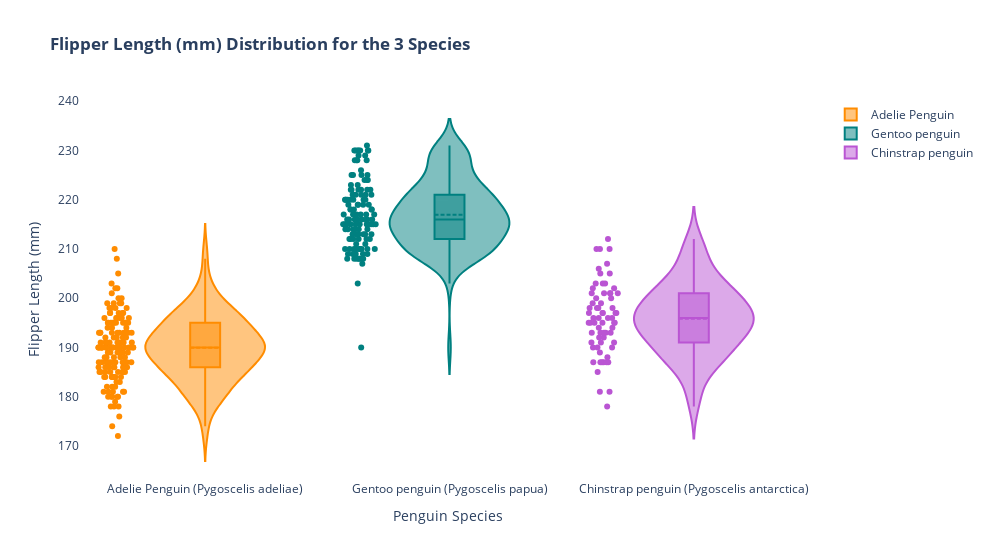

The notebook cell saved with this chart:
### Code cell
# Flipper Length Distributions

trace1 = go.Violin(
    x=adelie_df["Species"],
    y=adelie_df["Flipper Length (mm)"],
    box_visible=True,
    meanline_visible=True,
    points="all",
    line_color="darkorange",
    name="Adelie Penguin",
)

trace2 = go.Violin(
    x=gentoo_df["Species"],
    y=gentoo_df["Flipper Length (mm)"],
    box_visible=True,
    meanline_visible=True,
    line_color="teal",
    points="all",
    name="Gentoo penguin",
)

trace3 = go.Violin(
    x=chinstrap_df["Species"],
    y=chinstrap_df["Flipper Length (mm)"],
    points="all",
    box_visible=True,
    meanline_visible=True,
    line_color="mediumorchid",
    name="Chinstrap penguin",
)

data = [trace1, trace2, trace3]


layout = dict(
    title="<b>Flipper Length (mm) Distribution for the 3 Species</b>",
    showlegend=True,
    width=990,
    xaxis=dict(title="Penguin Species"),
    yaxis=dict(title="Flipper Length (mm)"),
    plot_bgcolor="rgba(0,0,0,0)",
    paper_bgcolor="rgba(0,0,0,0)",
)

fig = dict(data=data, layout=layout)

iplot(fig)

### Figure 1 — Plotly figure (JSON) as saved in the notebook; plotly's stock layout.template omitted (floating-point values rounded to 4 significant figures; data arrays with more than 128 entries replaced by an {"elided": "..."} marker saying what was removed)
{"data": [{"box": {"visible": true}, "line": {"color": "darkorange"}, "meanline": {"visible": true}, "name": "Adelie Penguin", "points": "all", "type": "violin", "x": {"elided": "152 str values"}, "y": {"elided": "152 int values"}}, {"box": {"visible": true}, "line": {"color": "teal"}, "meanline": {"visible": true}, "name": "Gentoo penguin", "points": "all", "type": "violin", "x": ["Gentoo penguin (Pygoscelis papua)", "Gentoo penguin (Pygoscelis papua)", "Gentoo penguin (Pygoscelis papua)", "Gentoo penguin (Pygoscelis papua)", "Gentoo penguin (Pygoscelis papua)", "Gentoo penguin (Pygoscelis papua)", "Gentoo penguin (Pygoscelis papua)", "Gentoo penguin (Pygoscelis papua)", "Gentoo penguin (Pygoscelis papua)", "Gentoo penguin (Pygoscelis papua)", "Gentoo penguin (Pygoscelis papua)", "Gentoo penguin (Pygoscelis papua)", "Gentoo penguin (Pygoscelis papua)", "Gentoo penguin (Pygoscelis papua)", "Gentoo penguin (Pygoscelis papua)", "Gentoo penguin (Pygoscelis papua)", "Gentoo penguin (Pygoscelis papua)", "Gentoo penguin (Pygoscelis papua)", "Gentoo penguin (Pygoscelis papua)", "Gentoo penguin (Pygoscelis papua)", "Gentoo penguin (Pygoscelis papua)", "Gentoo penguin (Pygoscelis papua)", "Gentoo penguin (Pygoscelis papua)", "Gentoo penguin (Pygoscelis papua)", "Gentoo penguin (Pygoscelis papua)", "Gentoo penguin (Pygoscelis papua)", "Gentoo penguin (Pygoscelis papua)", "Gentoo penguin (Pygoscelis papua)", "Gentoo penguin (Pygoscelis papua)", "Gentoo penguin (Pygoscelis papua)", "Gentoo penguin (Pygoscelis papua)", "Gentoo penguin (Pygoscelis papua)", "Gentoo penguin (Pygoscelis papua)", "Gentoo penguin (Pygoscelis papua)", "Gentoo penguin (Pygoscelis papua)", "Gentoo penguin (Pygoscelis papua)", "Gentoo penguin (Pygoscelis papua)", "Gentoo penguin (Pygoscelis papua)", "Gentoo penguin (Pygoscelis papua)", "Gentoo penguin (Pygoscelis papua)", "Gentoo penguin (Pygoscelis papua)", "Gentoo penguin (Pygoscelis papua)", "Gentoo penguin (Pygoscelis papua)", "Gentoo penguin (Pygoscelis papua)", "Gentoo penguin (Pygoscelis papua)", "Gentoo penguin (Pygoscelis papua)", "Gentoo penguin (Pygoscelis papua)", "Gentoo penguin (Pygoscelis papua)", "Gentoo penguin (Pygoscelis papua)", "Gentoo penguin (Pygoscelis papua)", "Gentoo penguin (Pygoscelis papua)", "Gentoo penguin (Pygoscelis papua)", "Gentoo penguin (Pygoscelis papua)", "Gentoo penguin (Pygoscelis papua)", "Gentoo penguin (Pygoscelis papua)", "Gentoo penguin (Pygoscelis papua)", "Gentoo penguin (Pygoscelis papua)", "Gentoo penguin (Pygoscelis papua)", "Gentoo penguin (Pygoscelis papua)", "Gentoo penguin (Pygoscelis papua)", "Gentoo penguin (Pygoscelis papua)", "Gentoo penguin (Pygoscelis papua)", "Gentoo penguin (Pygoscelis papua)", "Gentoo penguin (Pygoscelis papua)", "Gentoo penguin (Pygoscelis papua)", "Gentoo penguin (Pygoscelis papua)", "Gentoo penguin (Pygoscelis papua)", "Gentoo penguin (Pygoscelis papua)", "Gentoo penguin (Pygoscelis papua)", "Gentoo penguin (Pygoscelis papua)", "Gentoo penguin (Pygoscelis papua)", "Gentoo penguin (Pygoscelis papua)", "Gentoo penguin (Pygoscelis papua)", "Gentoo penguin (Pygoscelis papua)", "Gentoo penguin (Pygoscelis papua)", "Gentoo penguin (Pygoscelis papua)", "Gentoo penguin (Pygoscelis papua)", "Gentoo penguin (Pygoscelis papua)", "Gentoo penguin (Pygoscelis papua)", "Gentoo penguin (Pygoscelis papua)", "Gentoo penguin (Pygoscelis papua)", "Gentoo penguin (Pygoscelis papua)", "Gentoo penguin (Pygoscelis papua)", "Gentoo penguin (Pygoscelis papua)", "Gentoo penguin (Pygoscelis papua)", "Gentoo penguin (Pygoscelis papua)", "Gentoo penguin (Pygoscelis papua)", "Gentoo penguin (Pygoscelis papua)", "Gentoo penguin (Pygoscelis papua)", "Gentoo penguin (Pygoscelis papua)", "Gentoo penguin (Pygoscelis papua)", "Gentoo penguin (Pygoscelis papua)", "Gentoo penguin (Pygoscelis papua)", "Gentoo penguin (Pygoscelis papua)", "Gentoo penguin (Pygoscelis papua)", "Gentoo penguin (Pygoscelis papua)", "Gentoo penguin (Pygoscelis papua)", "Gentoo penguin (Pygoscelis papua)", "Gentoo penguin (Pygoscelis papua)", "Gentoo penguin (Pygoscelis papua)", "Gentoo penguin (Pygoscelis papua)", "Gentoo penguin (Pygoscelis papua)", "Gentoo penguin (Pygoscelis papua)", "Gentoo penguin (Pygoscelis papua)", "Gentoo penguin (Pygoscelis papua)", "Gentoo penguin (Pygoscelis papua)", "Gentoo penguin (Pygoscelis papua)", "Gentoo penguin (Pygoscelis papua)", "Gentoo penguin (Pygoscelis papua)", "Gentoo penguin (Pygoscelis papua)", "Gentoo penguin (Pygoscelis papua)", "Gentoo penguin (Pygoscelis papua)", "Gentoo penguin (Pygoscelis papua)", "Gentoo penguin (Pygoscelis papua)", "Gentoo penguin (Pygoscelis papua)", "Gentoo penguin (Pygoscelis papua)", "Gentoo penguin (Pygoscelis papua)", "Gentoo penguin (Pygoscelis papua)", "Gentoo penguin (Pygoscelis papua)", "Gentoo penguin (Pygoscelis papua)", "Gentoo penguin (Pygoscelis papua)", "Gentoo penguin (Pygoscelis papua)", "Gentoo penguin (Pygoscelis papua)", "Gentoo penguin (Pygoscelis papua)"], "y": [211, 230, 210, 218, 215, 210, 211, 219, 209, 215, 214, 216, 214, 213, 210, 217, 210, 221, 209, 222, 218, 215, 213, 215, 215, 215, 216, 215, 210, 220, 222, 209, 207, 230, 220, 220, 213, 219, 208, 208, 208, 225, 210, 216, 222, 217, 210, 225, 213, 215, 210, 220, 210, 225, 217, 220, 208, 220, 208, 224, 208, 221, 214, 231, 219, 230, 214, 229, 220, 223, 216, 221, 221, 217, 216, 230, 209, 220, 215, 223, 212, 221, 212, 224, 212, 228, 218, 218, 212, 230, 218, 228, 212, 224, 214, 226, 216, 222, 203, 225, 219, 228, 215, 228, 216, 215, 210, 219, 208, 209, 216, 229, 213, 230, 217, 230, 217, 222, 214, 190, 215, 222, 212, 213]}, {"box": {"visible": true}, "line": {"color": "mediumorchid"}, "meanline": {"visible": true}, "name": "Chinstrap penguin", "points": "all", "type": "violin", "x": ["Chinstrap penguin (Pygoscelis antarctica)", "Chinstrap penguin (Pygoscelis antarctica)", "Chinstrap penguin (Pygoscelis antarctica)", "Chinstrap penguin (Pygoscelis antarctica)", "Chinstrap penguin (Pygoscelis antarctica)", "Chinstrap penguin (Pygoscelis antarctica)", "Chinstrap penguin (Pygoscelis antarctica)", "Chinstrap penguin (Pygoscelis antarctica)", "Chinstrap penguin (Pygoscelis antarctica)", "Chinstrap penguin (Pygoscelis antarctica)", "Chinstrap penguin (Pygoscelis antarctica)", "Chinstrap penguin (Pygoscelis antarctica)", "Chinstrap penguin (Pygoscelis antarctica)", "Chinstrap penguin (Pygoscelis antarctica)", "Chinstrap penguin (Pygoscelis antarctica)", "Chinstrap penguin (Pygoscelis antarctica)", "Chinstrap penguin (Pygoscelis antarctica)", "Chinstrap penguin (Pygoscelis antarctica)", "Chinstrap penguin (Pygoscelis antarctica)", "Chinstrap penguin (Pygoscelis antarctica)", "Chinstrap penguin (Pygoscelis antarctica)", "Chinstrap penguin (Pygoscelis antarctica)", "Chinstrap penguin (Pygoscelis antarctica)", "Chinstrap penguin (Pygoscelis antarctica)", "Chinstrap penguin (Pygoscelis antarctica)", "Chinstrap penguin (Pygoscelis antarctica)", "Chinstrap penguin (Pygoscelis antarctica)", "Chinstrap penguin (Pygoscelis antarctica)", "Chinstrap penguin (Pygoscelis antarctica)", "Chinstrap penguin (Pygoscelis antarctica)", "Chinstrap penguin (Pygoscelis antarctica)", "Chinstrap penguin (Pygoscelis antarctica)", "Chinstrap penguin (Pygoscelis antarctica)", "Chinstrap penguin (Pygoscelis antarctica)", "Chinstrap penguin (Pygoscelis antarctica)", "Chinstrap penguin (Pygoscelis antarctica)", "Chinstrap penguin (Pygoscelis antarctica)", "Chinstrap penguin (Pygoscelis antarctica)", "Chinstrap penguin (Pygoscelis antarctica)", "Chinstrap penguin (Pygoscelis antarctica)", "Chinstrap penguin (Pygoscelis antarctica)", "Chinstrap penguin (Pygoscelis antarctica)", "Chinstrap penguin (Pygoscelis antarctica)", "Chinstrap penguin (Pygoscelis antarctica)", "Chinstrap penguin (Pygoscelis antarctica)", "Chinstrap penguin (Pygoscelis antarctica)", "Chinstrap penguin (Pygoscelis antarctica)", "Chinstrap penguin (Pygoscelis antarctica)", "Chinstrap penguin (Pygoscelis antarctica)", "Chinstrap penguin (Pygoscelis antarctica)", "Chinstrap penguin (Pygoscelis antarctica)", "Chinstrap penguin (Pygoscelis antarctica)", "Chinstrap penguin (Pygoscelis antarctica)", "Chinstrap penguin (Pygoscelis antarctica)", "Chinstrap penguin (Pygoscelis antarctica)", "Chinstrap penguin (Pygoscelis antarctica)", "Chinstrap penguin (Pygoscelis antarctica)", "Chinstrap penguin (Pygoscelis antarctica)", "Chinstrap penguin (Pygoscelis antarctica)", "Chinstrap penguin (Pygoscelis antarctica)", "Chinstrap penguin (Pygoscelis antarctica)", "Chinstrap penguin (Pygoscelis antarctica)", "Chinstrap penguin (Pygoscelis antarctica)", "Chinstrap penguin (Pygoscelis antarctica)", "Chinstrap penguin (Pygoscelis antarctica)", "Chinstrap penguin (Pygoscelis antarctica)", "Chinstrap penguin (Pygoscelis antarctica)", "Chinstrap penguin (Pygoscelis antarctica)"], "y": [192, 196, 193, 188, 197, 198, 178, 197, 195, 198, 193, 194, 185, 201, 190, 201, 197, 181, 190, 195, 181, 191, 187, 193, 195, 197, 200, 200, 191, 205, 187, 201, 187, 203, 195, 199, 195, 210, 192, 205, 210, 187, 196, 196, 196, 201, 190, 212, 187, 198, 199, 201, 193, 203, 187, 197, 191, 203, 202, 194, 206, 189, 195, 207, 202, 193, 210, 198]}], "layout": {"paper_bgcolor": "rgba(0,0,0,0)", "plot_bgcolor": "rgba(0,0,0,0)", "showlegend": true, "title": {"text": "<b>Flipper Length (mm) Distribution for the 3 Species</b>"}, "width": 990, "xaxis": {"title": {"text": "Penguin Species"}}, "yaxis": {"title": {"text": "Flipper Length (mm)"}}}}
